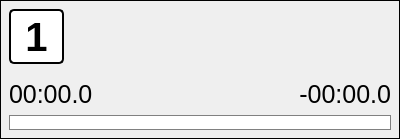
<?xml version="1.0" encoding="UTF-8"?>
<ui version="4.0">
 <class>PlayerWidget</class>
 <widget class="QWidget" name="PlayerWidget">
  <property name="geometry">
   <rect>
    <x>0</x>
    <y>0</y>
    <width>400</width>
    <height>139</height>
   </rect>
  </property>
  <property name="sizePolicy">
   <sizepolicy hsizetype="Preferred" vsizetype="Fixed">
    <horstretch>0</horstretch>
    <verstretch>0</verstretch>
   </sizepolicy>
  </property>
  <property name="minimumSize">
   <size>
    <width>0</width>
    <height>139</height>
   </size>
  </property>
  <property name="maximumSize">
   <size>
    <width>16777215</width>
    <height>139</height>
   </size>
  </property>
  <property name="windowTitle">
   <string notr="true"/>
  </property>
  <layout class="QHBoxLayout" name="horizontalLayout">
   <property name="leftMargin">
    <number>0</number>
   </property>
   <property name="topMargin">
    <number>0</number>
   </property>
   <property name="rightMargin">
    <number>0</number>
   </property>
   <property name="bottomMargin">
    <number>0</number>
   </property>
   <item>
    <widget class="QWidget" name="contentWidget" native="true">
     <property name="styleSheet">
      <string notr="true">QWidget#contentWidget {
border:1px solid #000000;
}</string>
     </property>
     <layout class="QGridLayout" name="gridLayout">
      <item row="0" column="1">
       <widget class="QLabel" name="artistLabel">
        <property name="styleSheet">
         <string notr="true">font-size:20px;
font-weight:bold;</string>
        </property>
       </widget>
      </item>
      <item row="1" column="1">
       <widget class="QLabel" name="titleLabel">
        <property name="styleSheet">
         <string notr="true">font-size:18px;</string>
        </property>
       </widget>
      </item>
      <item row="2" column="0">
       <spacer name="verticalSpacer">
        <property name="orientation">
         <enum>Qt::Vertical</enum>
        </property>
        <property name="sizeHint" stdset="0">
         <size>
          <width>28</width>
          <height>2</height>
         </size>
        </property>
       </spacer>
      </item>
      <item row="3" column="0" colspan="3">
       <widget class="QWidget" name="widget_2" native="true">
        <layout class="QGridLayout" name="gridLayout_2">
         <property name="leftMargin">
          <number>0</number>
         </property>
         <property name="topMargin">
          <number>0</number>
         </property>
         <property name="rightMargin">
          <number>0</number>
         </property>
         <property name="bottomMargin">
          <number>0</number>
         </property>
         <item row="0" column="0">
          <widget class="QLabel" name="playedLabel">
           <property name="styleSheet">
            <string notr="true">font-size:25px</string>
           </property>
           <property name="text">
            <string notr="true">00:00.0</string>
           </property>
          </widget>
         </item>
         <item row="0" column="1">
          <widget class="QLabel" name="toPlayLabel">
           <property name="styleSheet">
            <string notr="true">font-size:25px</string>
           </property>
           <property name="text">
            <string notr="true">-00:00.0</string>
           </property>
           <property name="alignment">
            <set>Qt::AlignRight|Qt::AlignTrailing|Qt::AlignVCenter</set>
           </property>
          </widget>
         </item>
         <item row="1" column="0" colspan="2">
          <widget class="QProgressBar" name="progressBar">
           <property name="minimumSize">
            <size>
             <width>0</width>
             <height>15</height>
            </size>
           </property>
           <property name="maximumSize">
            <size>
             <width>16777215</width>
             <height>15</height>
            </size>
           </property>
           <property name="styleSheet">
            <string notr="true">QProgressBar:horizontal {
border: 1px solid gray;
padding: 1px;
text-align: center;
}
QProgressBar::chunk:horizontal {
background: red;
}</string>
           </property>
           <property name="value">
            <number>0</number>
           </property>
           <property name="textVisible">
            <bool>false</bool>
           </property>
          </widget>
         </item>
        </layout>
       </widget>
      </item>
      <item row="0" column="2">
       <widget class="QPushButton" name="playButton">
        <property name="minimumSize">
         <size>
          <width>25</width>
          <height>25</height>
         </size>
        </property>
        <property name="maximumSize">
         <size>
          <width>25</width>
          <height>25</height>
         </size>
        </property>
        <property name="styleSheet">
         <string notr="true">border:0;</string>
        </property>
        <property name="icon">
         <iconset resource="../resources/icons.qrc">
          <normaloff>:/playlist/icons/control_play_blue.png</normaloff>:/playlist/icons/control_play_blue.png</iconset>
        </property>
        <property name="iconSize">
         <size>
          <width>25</width>
          <height>25</height>
         </size>
        </property>
        <property name="flat">
         <bool>true</bool>
        </property>
       </widget>
      </item>
      <item row="1" column="2">
       <widget class="QPushButton" name="stopButton">
        <property name="minimumSize">
         <size>
          <width>25</width>
          <height>25</height>
         </size>
        </property>
        <property name="maximumSize">
         <size>
          <width>25</width>
          <height>25</height>
         </size>
        </property>
        <property name="styleSheet">
         <string notr="true">border:0;</string>
        </property>
        <property name="icon">
         <iconset resource="../resources/icons.qrc">
          <normaloff>:/playlist/icons/control_stop_blue.png</normaloff>:/playlist/icons/control_stop_blue.png</iconset>
        </property>
        <property name="iconSize">
         <size>
          <width>25</width>
          <height>25</height>
         </size>
        </property>
        <property name="flat">
         <bool>true</bool>
        </property>
       </widget>
      </item>
      <item row="0" column="0" rowspan="2">
       <widget class="QPushButton" name="numberButton">
        <property name="sizePolicy">
         <sizepolicy hsizetype="Fixed" vsizetype="Fixed">
          <horstretch>0</horstretch>
          <verstretch>0</verstretch>
         </sizepolicy>
        </property>
        <property name="minimumSize">
         <size>
          <width>55</width>
          <height>55</height>
         </size>
        </property>
        <property name="maximumSize">
         <size>
          <width>55</width>
          <height>55</height>
         </size>
        </property>
        <property name="styleSheet">
         <string notr="true">border:2px solid #000000;
border-radius:5px;
font-size:40px;
font-weight:bold;
background-color:#ffffff;</string>
        </property>
        <property name="text">
         <string notr="true">1</string>
        </property>
       </widget>
      </item>
     </layout>
    </widget>
   </item>
  </layout>
 </widget>
 <resources>
  <include location="../resources/icons.qrc"/>
 </resources>
 <connections/>
</ui>
